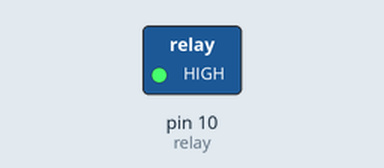
A sketch run on a simulated Arduino Uno, built with avr-gcc and run on an emulated ATmega328P. Parts: switched loads named in the sketch (green lamp = pin HIGH). Dashed ring = blinking.

Above: at 0.5 s.
Timing chart, 0 to 4.6 s (numbered marks = the images above):
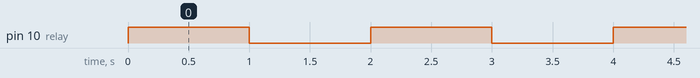

Measured:
- by itself, pin 10 (relay): alternates HIGH for 1.0 s and LOW for 1.0 s

The sketch:

KY019-Arduino.ino
```cpp
int relay = 10; // Hier wird der Pin deklariert, an dem das Relay angeschlossen ist

int delayTime = 1; // Wert in Sekunden, wie lange zwischen den Umschaltungen gewartet werden soll

void setup ()
{
  pinMode (relay, OUTPUT); // Der Pin wird als Ausgang deklariert
}

// Das Programm bildet einen Blinker nach - es schaltet das Relais in vorher definierter
// Zeit (delayTime) zwischen den beiden Zuständen (bzw. Ausgangsterminals) um.
void loop ()
{
  digitalWrite (relay, HIGH); // "NO" ist nun kurzgeschlossen;
  delay (delayTime * 1000);
  digitalWrite (relay, LOW); // "NC" ist nun kurzgeschlossen;
  delay (delayTime * 1000);
}
```
